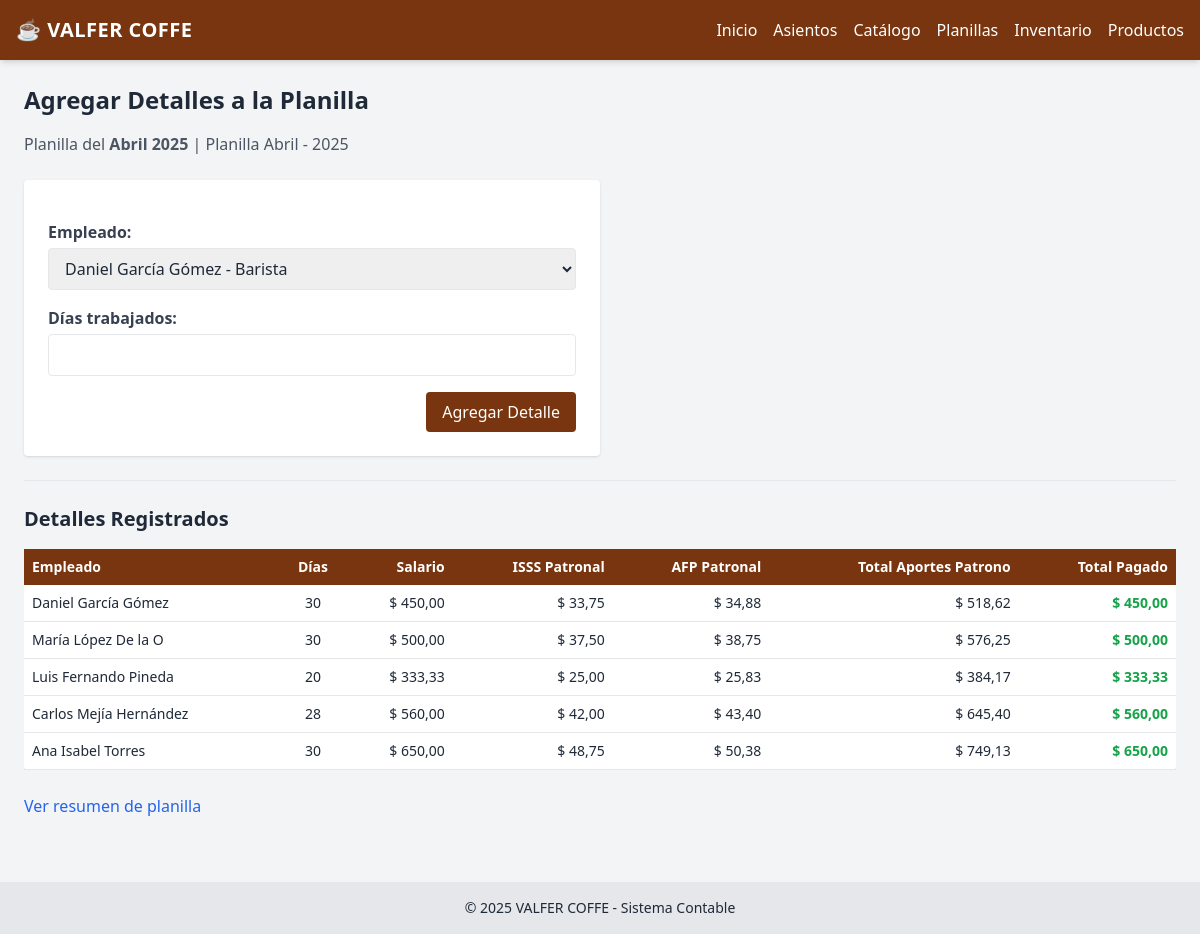
The app's page /planillas/1/detalles/, older data.
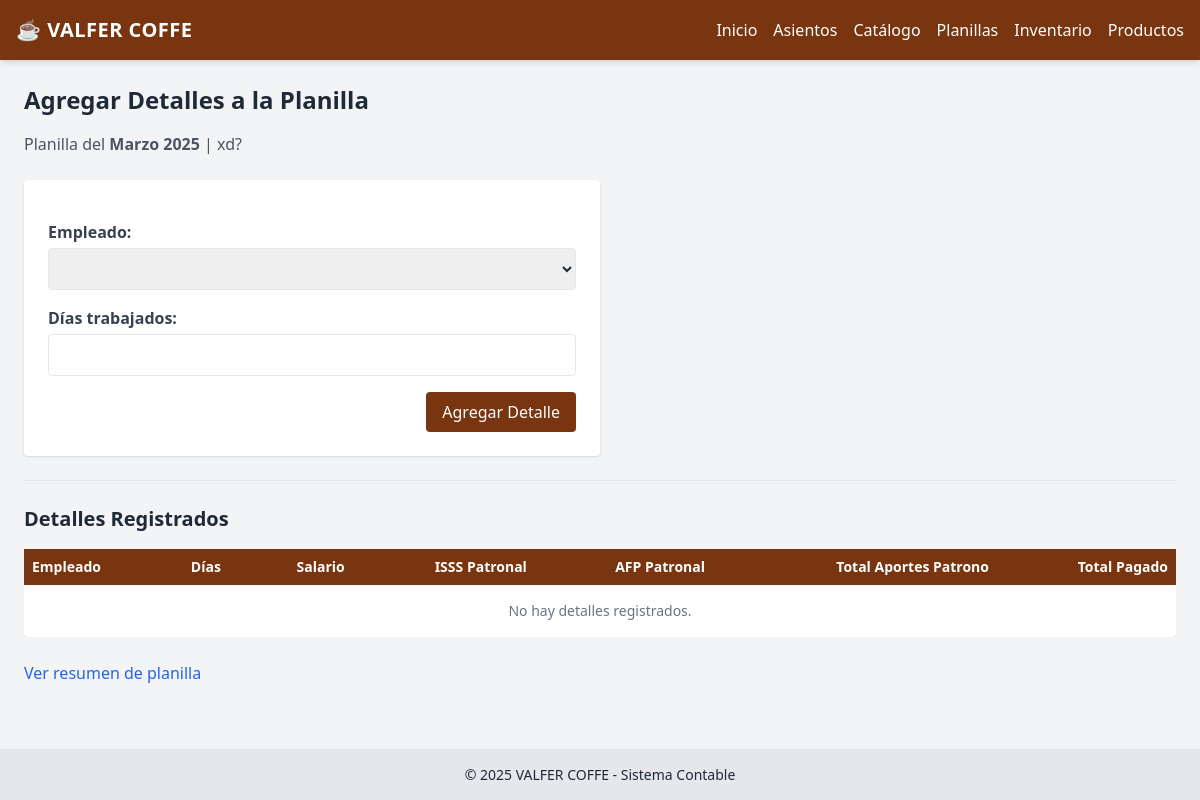
The same page, newer data.
### contabilidad/models.py (models this page shows, shortened)
class Planilla(models.Model):
    MES_CHOICES = [
        (1, 'Enero'), (2, 'Febrero'), (3, 'Marzo'), (4, 'Abril'),
        (5, 'Mayo'), (6, 'Junio'), (7, 'Julio'), (8, 'Agosto'),
        (9, 'Septiembre'), (10, 'Octubre'), (11, 'Noviembre'), (12, 'Diciembre'),
    ]
    mes = models.IntegerField(choices=MES_CHOICES)
    anio = models.IntegerField()
    descripcion = models.CharField(max_length=255)
    creada_en = models.DateTimeField(auto_now_add=True)

class DetallePlanilla(models.Model):
    planilla = models.ForeignKey(Planilla, related_name='detalles', on_delete=models.CASCADE)
    empleado = models.ForeignKey(Empleado, on_delete=models.CASCADE)
    dias_trabajados = models.IntegerField()
    salario = models.DecimalField(max_digits=10, decimal_places=2)
    afp = models.DecimalField(max_digits=10, decimal_places=2)
    isss = models.DecimalField(max_digits=10, decimal_places=2)
    total_pagado = models.DecimalField(max_digits=10, decimal_places=2)
    total_costo_empleador = models.DecimalField(max_digits=10, decimal_places=2, default=0)

class Empleado(models.Model):
    nombre = models.CharField(max_length=100)
    dui = models.CharField(max_length=10)
    nit = models.CharField(max_length=17)
    cargo = models.CharField(max_length=100)
    salario_base = models.DecimalField(max_digits=10, decimal_places=2)

### contabilidad/views.py (the view, shortened to what this page needs)
# urls.py: path('planillas/<int:planilla_id>/detalles/', agregar_detalles, name='agregar_detalles'),
def agregar_detalles(request, planilla_id):
    planilla = get_object_or_404(Planilla, id=planilla_id)
    empleados = Empleado.objects.all()
    return render(request, 'planillas/agregar_detalles.html', {
        'planilla': planilla,
        'empleados': empleados
    })

### contabilidad/templates/planillas/agregar_detalles.html (shortened to what this page needs)
{% extends 'contabilidad/base.html' %}
{% block content %}
<h2 class="text-2xl font-bold mb-4">Agregar Detalles a la Planilla</h2>
<p class="text-gray-600 mb-6">Planilla del <strong>{{ planilla.get_mes_display }} {{ planilla.anio }}</strong> | {{ planilla.descripcion }}</p>
<form method="post" class="bg-white p-6 rounded shadow max-w-xl space-y-4">
    <div>
        <label class="block text-gray-700 font-semibold mb-1">Empleado:</label>
        <select name="empleado" required class="w-full border px-3 py-2 rounded">
            {% for empleado in empleados %}
                <option value="{{ empleado.id }}">{{ empleado.nombre }} - {{ empleado.cargo }}</option>
            {% endfor %}
        </select>
    </div>
    <div>
        <label class="block text-gray-700 font-semibold mb-1">Días trabajados:</label>
        <input type="number" name="dias_trabajados" min="1" max="30" required
            class="w-full border px-3 py-2 rounded">
    </div>
    <div class="text-right">
        <button type="submit" class="bg-amber-900 text-white py-2 px-4 rounded hover:bg-amber-800">
            Agregar Detalle
        </button>
    </div>
</form>
<hr class="my-6">
<h3 class="text-xl font-bold mb-4">Detalles Registrados</h3>
<div class="overflow-x-auto">
    <table class="w-full bg-white shadow rounded text-sm">
        <thead class="bg-amber-900 text-white">
            <tr>
                <th class="p-2 text-left">Empleado</th>
                <th class="p-2 text-center">Días</th>
                <th class="p-2 text-right">Salario</th>
                <th class="p-2 text-right">ISSS Patronal</th>
                <th class="p-2 text-right">AFP Patronal</th>
                <th class="p-2 text-right">Total Aportes Patrono</th>
                <th class="p-2 text-right">Total Pagado</th>
            </tr>
        </thead>
        <tbody>
            {% for detalle in planilla.detalles.all %}
            <tr class="border-b hover:bg-gray-50">
                <td class="p-2">{{ detalle.empleado.nombre }}</td>
                <td class="p-2 text-center">{{ detalle.dias_trabajados }}</td>
                <td class="p-2 text-right">$ {{ detalle.salario }}</td>
                <td class="p-2 text-right">$ {{ detalle.isss|floatformat:2}}</td>
                <td class="p-2 text-right">$ {{ detalle.afp|floatformat:2 }}</td>
                <td class="p-2 text-right">$ {{ detalle.total_costo_empleador }}</td>
                <td class="p-2 text-right font-semibold text-green-600">$ {{ detalle.total_pagado }}</td>
            </tr>
            {% empty %}
            <tr>
                <td colspan="7" class="text-center py-4 text-gray-500">No hay detalles registrados.</td>
            </tr>
            {% endfor %}
        </tbody>
    </table>
</div>
<div class="mt-6">
    <a href="{% url 'ver_planilla' planilla.id %}" class="text-blue-600 hover:underline">
        Ver resumen de planilla
    </a>
</div>
{% endblock %}

Row changes from the older to the newer data that the page shows:
removed DetallePlanilla: empleado.nombre "Daniel García Gómez", dias_trabajados "30", salario "450,00", isss "33,75", afp "34,88", total_costo_empleador "518,62", total_pagado "450,00"
removed DetallePlanilla: empleado.nombre "María López De la O", dias_trabajados "30", salario "500,00", isss "37,50", afp "38,75", total_costo_empleador "576,25", total_pagado "500,00"
removed DetallePlanilla: empleado.nombre "Luis Fernando Pineda", dias_trabajados "20", salario "333,33", isss "25,00", afp "25,83", total_costo_empleador "384,17", total_pagado "333,33"
removed DetallePlanilla: empleado.nombre "Carlos Mejía Hernández", dias_trabajados "28", salario "560,00", isss "42,00", afp "43,40", total_costo_empleador "645,40", total_pagado "560,00"
removed DetallePlanilla: empleado.nombre "Ana Isabel Torres", dias_trabajados "30", salario "650,00", isss "48,75", afp "50,38", total_costo_empleador "749,13", total_pagado "650,00"
changed Planilla: mes "Abril" → "Marzo"; descripcion "Planilla Abril - 2025" → "xd?"
Text that changed along with them:
form field empleado: "Daniel García Gómez - Barista" → (not shown)
text now shown: "No hay detalles registrados."
